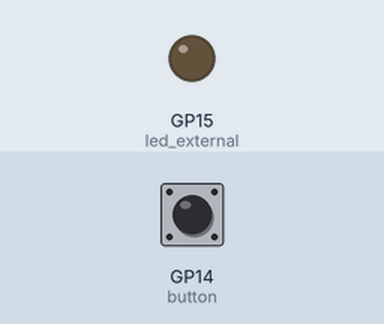
A program run on a simulated Raspberry Pi Pico running MicroPython. On the bench: output pins drawn as LEDs (lit = HIGH). Inputs (shaded band) come from the test bench; at power-on: GP14 (button) LOW.

Above: at 1.2 s.
1.3 s: GP14 (button) pulled HIGH for 0.15 s
At 2.2 s:
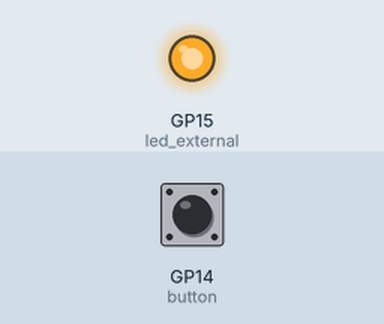
2.9 s: GP14 (button) pulled HIGH for 1 s
At 3.7 s:
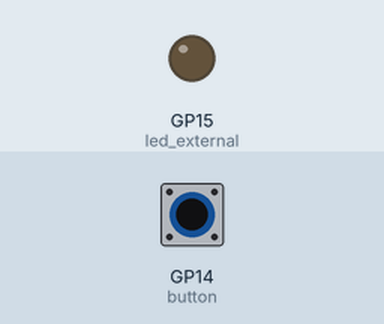
5.4 s: GP14 (button) pulled HIGH for 3.2 s
At 6.5 s:
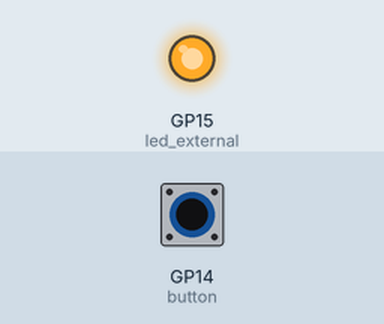
Timing chart, 0 to 8.9 s (numbered marks = the images above; inputs shaded):
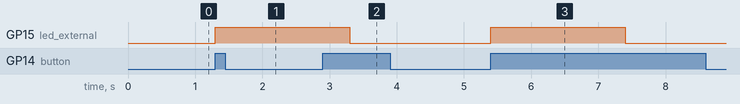

Measured:
- after the input at 1.3 s, GP15 (led_external): LOW → HIGH at once
- after the input at 2.9 s, GP15 (led_external): HIGH → LOW after 0.40 s
- after the input at 5.4 s, GP15 (led_external): LOW → HIGH at once, → LOW 2.0 s later

The program:

pico_respond_to_switch.py
```python
# This makes the Pico W respond to pressing a switch
# Pressing the switch will toggle the LED on and off
# The button is connected to Pin 14
# The LED is connected to Pin 15 - use a resistor!

import machine
import utime

led_external = machine.Pin(15, machine.Pin.OUT)
button       = machine.Pin(14, machine.Pin.IN, machine.Pin.PULL_DOWN)

while True:
    if button.value() == 1:

        if led_external.value() == 0:
            led_external.value(1)
            utime.sleep(2)
        else:
            led_external.value(0)
            utime.sleep(2)
```
